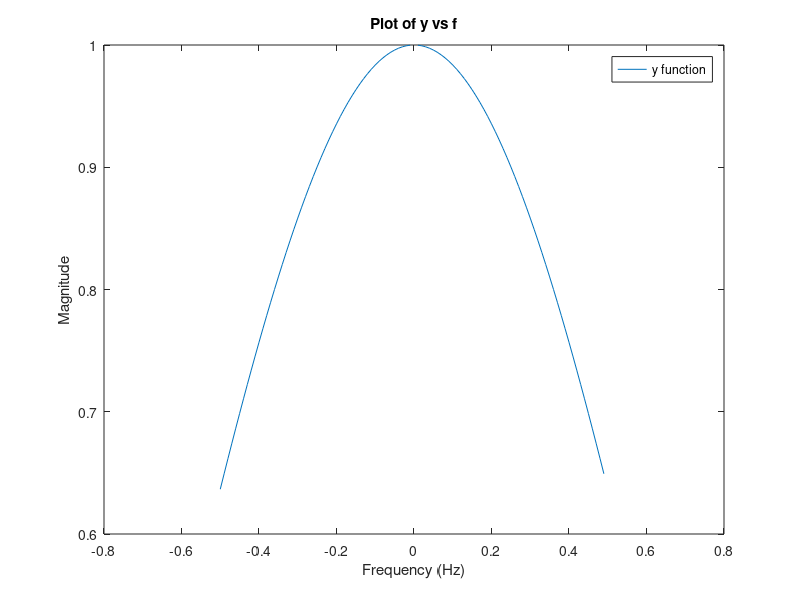

The MATLAB source for this figure:
%% Queensland University of Technology
%  EGB242 - Signals Analysis
%  Computer Lab Week 2.
%  Solution written by: 2013/2 team
%  Confirmed 2015
clear all % clears all existing variables
clc % clears the command window
close all % close all opened figures

% Highlight parts of the code and then hit the F9 key to run the selected
% areas.
% F5 key runs the entire script.

%% Question 1
% My first Matlab script.
T = 1;
samples = 100;
% As shown previously in Computer Lab Wk 1, the correct representation for
% f = [-0.5 0.5) is:
f = linspace(-0.5,0.5,samples+1);
f = f(1:end-1);
y = sin(pi*f*T)./(pi*f);

figure
plot(f,y)
xlabel('Frequency (Hz)')
ylabel('Magnitude')
title('Plot of y vs f')
legend('y function')


%% Question 2
% All function and the respective file name MUST be the same if not the
% function WILL NOT work.
% function [1,2..]  =  FunctionName(A,B,C..), written IN SCRIPT
% [1,2..]  =  FunctionName(A,B,C..), written IN MATLAB COMMAND WINDOW
% function WILL NOT work with insufficient input arguments

% copy the below code into a separate file and save as "myfunc.m"
function [y] = myfunc(T)
    samples = 100;
    f = linspace(-0.5,0.5,samples+1);
    f = f(1:end-1);
    y = T*sin(pi*f*T)./(pi*f*T);
    figure(1)
    plot(f,y)
end

%% Question 3
% NaN is returned when the computation output is not defined.
% An error message is displayed if input T is equal to 0,

% copy the below code and update "myfunc.m"
function [y] = myfunc(T)
if T == 0
    error('Invalid input: T cannot be zero.');
else
    samples = 100;
    f = linspace(-0.5,0.5,samples+1);
    f = f(1:end-1);
    y = T*sin(pi*f*T)./(pi*f*T);
    figure(1)
    plot(f,y)
end

%% Question 4
% Compute the first 15 numbers of the Fibonacci sequence
% Arrays in MATLAB starts from the index 1
fseq = zeros(1,15);
fseq(1) = 0;
fseq(2) = 1;
% fseq(x) will call out the xth index in the array

% In this case, the for loops will run from ii = 3,4,5,6,7,8,9,10,11,12,13,
% 14,15. 13 loops in total. Components within will operate on the index it is on.
% i.e. if ii=5, fseq(5) = fseq(5-2)+fseq(5-1);
% i.e. if ii=5, fseq(5) = fseq(3)  +fseq(4);
for ii=3:15
    fseq(ii) = fseq(ii-2)+fseq(ii-1);
end
end